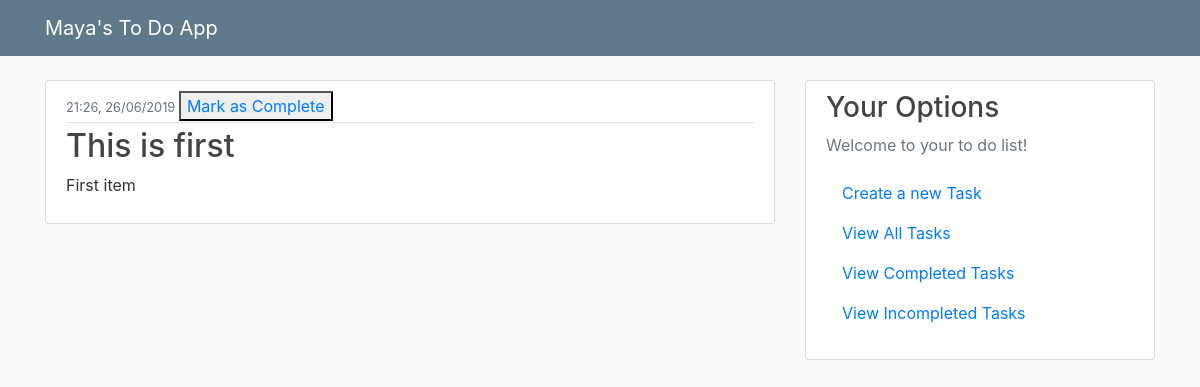
The page /view_all on the database as committed earlier.
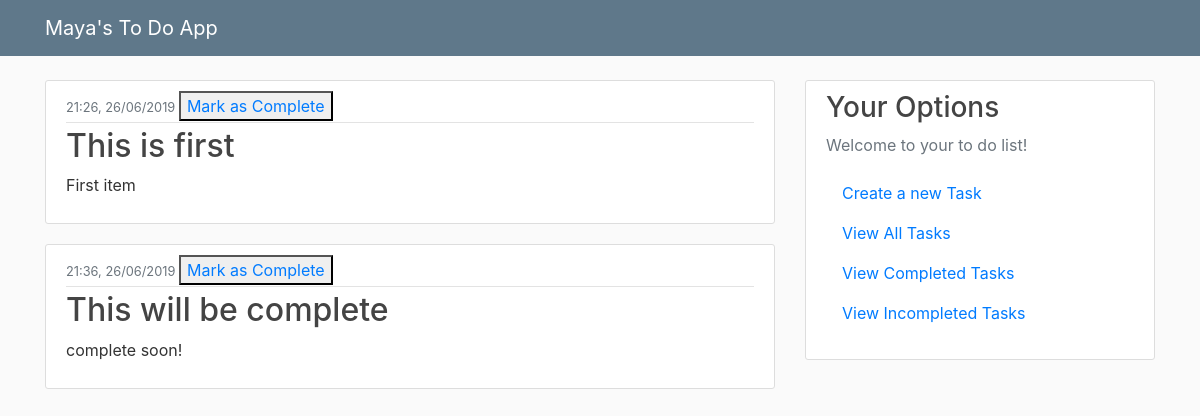
The same page on the database as committed later.
### app.py (models this page shows, shortened)
class Items(db.Model):
    id = db.Column(db.Integer, primary_key=True)
    title = db.Column(db.String(20), unique=False, nullable=False)
    content = db.Column(db.String(120), unique=True, nullable=False)
    date_posted = db.Column(db.DateTime, nullable=False, default=datetime.utcnow)
    complete = db.Column(db.Boolean, unique=False)

### app.py (the view)
@app.route("/")
@app.route("/view_all")
def view_all():
    posts = Items.query.all()
    return render_template('view_all.html', posts=posts)

### templates/view_all.html
{% extends "layout.html" %}
{% block content %}
    {% for post in posts %}
        <article class="media content-section">
          <div class="media-body">
            <div class="article-metadata">
              <small class="text-muted">{{ post.date_posted.strftime("%H:%M, %d/%m/%Y") }} </small>
              <button type="button"> <a href="{{ url_for('view_completed',id=post.id) }}"> Mark as Complete </a> </button>
            </div>
            <h2><a class="article-title">{{ post.title }}</a> </h2>
            <p class="article-content">{{ post.content }}</p>
          </div>
        </article>
    {% endfor %}
{% endblock content %}

### templates/layout.html (shortened to what this page needs)
<!DOCTYPE html>
<html>
<head>
    <link rel="stylesheet" href="https://maxcdn.bootstrapcdn.com/bootstrap/4.0.0/css/bootstrap.min.css">
    <link rel="stylesheet" type="text/css" href="{{ url_for('static', filename='main.css') }}">
</head>
<body>
    <header class="site-header">
      <nav class="navbar navbar-expand-md navbar-dark bg-steel fixed-top">
        <div class="container">
          <a class="navbar-brand mr-4" href="/">Maya's To Do App </a>
        </div>
      </nav>
    </header>
    <main role="main" class="container">
      <div class="row">
        <div class="col-md-8">
          {% block content %}{% endblock %}
        </div>
        <div class="col-md-4">
          <div class="content-section">
            <h3>Your Options</h3>
            <p class='text-muted'>Welcome to your to do list!
              <ul class="list-group">
                <a class="nav-item nav-link" href="/create">Create a new Task</a>
                <a class="nav-item nav-link" href="/view_all">View All Tasks</a>
                <a class="nav-item nav-link" href="{{ url_for('view_completed',id=0) }}">View Completed Tasks</a>
                <a class="nav-item nav-link" href="{{ url_for('view_incomplete') }}">View Incompleted Tasks</a>
              </ul>
            </p>
          </div>
        </div>
      </div>
    </main>
</body>
</html>

### static/main.css (style rules this page uses)
body { background: #fafafa; color: #333333; margin-top: 5rem; }
h1, h2, h3, h4, h5, h6 { color: #444444; }
.bg-steel { background-color: #5f788a; }
.content-section { background: #ffffff; padding: 10px 20px; border: 1px solid #dddddd; border-radius: 3px; margin-bottom: 20px; }
.article-title { color: #444444; }
.article-content { white-space: pre-line; }
.article-metadata { padding-bottom: 1px; margin-bottom: 4px; border-bottom: 1px solid #e3e3e3 }

Rows that differ between the two databases and show on the page:
added Items: date_posted "21:36, 26/06/2019", title "This will be complete", content "complete soon!"
